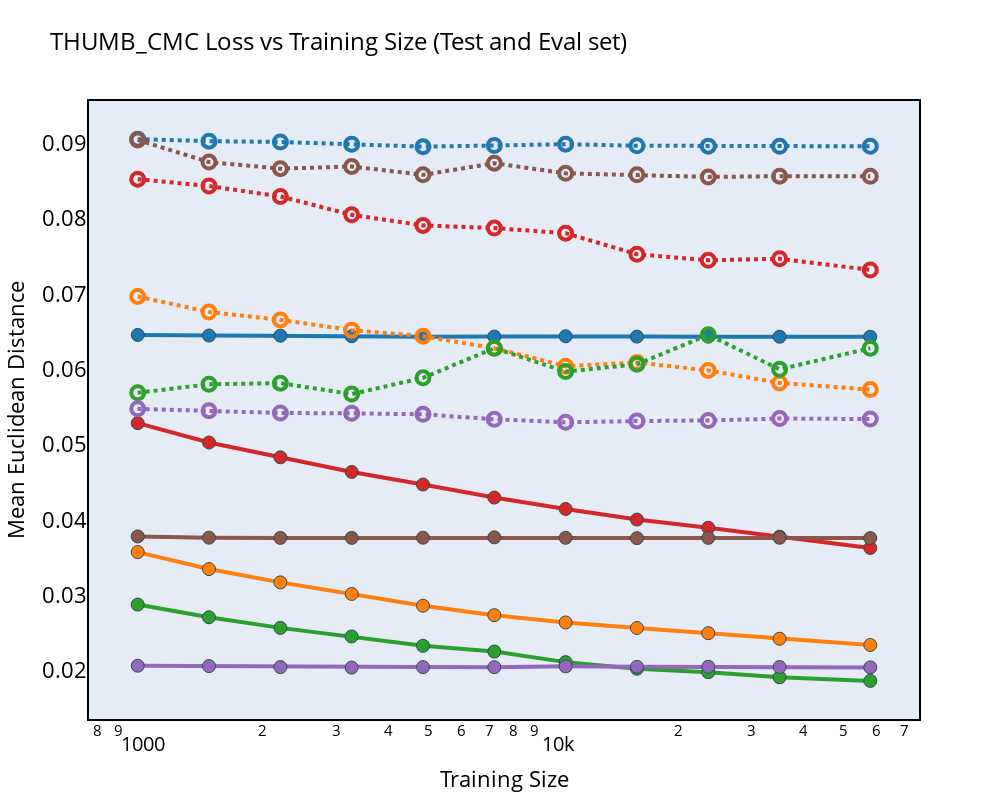

The cell this chart's notebook holds for it:
### Code cell
from plotly.colors import DEFAULT_PLOTLY_COLORS
import plotly.graph_objects as go
color_idx = 0

# PLOT BOTH
fig = go.Figure()
for model, model_data in data_random.items():
    fig.add_trace(
        go.Scatter(
            x=x_values,
            y=model_data["Eval_Error"],
            mode="lines+markers",
            name=model+"_eval",
            line=dict(width=4, dash='dot', color=DEFAULT_PLOTLY_COLORS[color_idx]),
            marker=dict(size=13, color=DEFAULT_PLOTLY_COLORS[color_idx], symbol='circle-open', line=dict(width=4, color=DEFAULT_PLOTLY_COLORS[color_idx]))
        )
    )
    fig.add_trace(
        go.Scatter(
            x=x_values,
            y=model_data["Test_Error"],
            mode="lines+markers",
            name=model+"_test",
            line=dict(width=4, color=DEFAULT_PLOTLY_COLORS[color_idx]),
            marker=dict(size=13, color=DEFAULT_PLOTLY_COLORS[color_idx], line=dict(width=1, color="DarkSlateGrey"))
        )
    )
    color_idx += 1

fig.update_layout(
    title="THUMB_CMC Loss vs Training Size (Test and Eval set)",
    width=1000,
    height=800,
    xaxis_title="Training Size",
    yaxis_title="Mean Euclidean Distance",
    xaxis_type="log",
)
# Draw rectangle as border
fig.add_shape(
    dict(
        type="rect",
        xref="paper",
        yref="paper",
        x0=0,
        y0=0,
        x1=1,
        y1=1,
        line=dict(color="black", width=2),
    )
)
# Remove gridlines
fig.update_xaxes(showgrid=False)
fig.update_yaxes(showgrid=False)

# Make title font bigger
fig.update_layout(title_font_size=24)

# Make text color black
fig.update_layout(font=dict(color="black"))

# Set font to times new roman
# fig.update_layout(font=dict(family="Times New Roman"))
# Increase font of y and x axis
fig.update_xaxes(tickfont=dict(size=20))
fig.update_yaxes(tickfont=dict(size=22))
# Increase font of xaxis_title
fig.update_xaxes(title_font=dict(size=22))
# Increase font of yaxis_title
fig.update_yaxes(title_font=dict(size=22))
# Do not draw legend 
fig.update_layout(showlegend=False)


# Make legend bottom
# fig.update_layout(
#     legend=dict(
#         orientation="h",  # Horizontal orientation
#         yanchor="bottom",  # Anchor to the bottom of the legend
#         y=-0.2,  # Adjust y position to move it slightly below the plot
#         xanchor="center",  # Anchor to the center of the legend
#         x=0.5  # Position the legend in the middle of the x-axis
#     )
# )
# Incraese legend font
fig.update_layout(legend=dict(font=dict(size=18)))
fig.show()

### Figure 1 — Plotly figure (JSON) as saved in the notebook; plotly's stock layout.template omitted (floating-point values rounded to 4 significant figures)
{"data": [{"line": {"color": "rgb(31, 119, 180)", "dash": "dot", "width": 4}, "marker": {"color": "rgb(31, 119, 180)", "line": {"color": "rgb(31, 119, 180)", "width": 4}, "size": 13, "symbol": "circle-open"}, "mode": "lines+markers", "name": "Schemkes_eval", "type": "scatter", "x": [1000, 1484, 2204, 3271, 4856, 7208, 10700, 15883, 23578, 35000, 57837], "y": [0.09058, 0.09031, 0.0902, 0.0899, 0.08958, 0.08973, 0.08991, 0.0897, 0.08965, 0.08962, 0.08963]}, {"line": {"color": "rgb(31, 119, 180)", "width": 4}, "marker": {"color": "rgb(31, 119, 180)", "line": {"color": "DarkSlateGrey", "width": 1}, "size": 13}, "mode": "lines+markers", "name": "Schemkes_test", "type": "scatter", "x": [1000, 1484, 2204, 3271, 4856, 7208, 10700, 15883, 23578, 35000, 57837], "y": [0.06456, 0.06448, 0.06446, 0.06439, 0.06432, 0.06435, 0.06439, 0.06434, 0.06433, 0.06433, 0.06433]}, {"line": {"color": "rgb(255, 127, 14)", "dash": "dot", "width": 4}, "marker": {"color": "rgb(255, 127, 14)", "line": {"color": "rgb(255, 127, 14)", "width": 4}, "size": 13, "symbol": "circle-open"}, "mode": "lines+markers", "name": "RandomForest_eval", "type": "scatter", "x": [1000, 1484, 2204, 3271, 4856, 7208, 10700, 15883, 23578, 35000, 57837], "y": [0.06966, 0.06761, 0.06656, 0.0652, 0.0644, 0.0628, 0.06042, 0.0609, 0.05985, 0.05819, 0.05731]}, {"line": {"color": "rgb(255, 127, 14)", "width": 4}, "marker": {"color": "rgb(255, 127, 14)", "line": {"color": "DarkSlateGrey", "width": 1}, "size": 13}, "mode": "lines+markers", "name": "RandomForest_test", "type": "scatter", "x": [1000, 1484, 2204, 3271, 4856, 7208, 10700, 15883, 23578, 35000, 57837], "y": [0.03571, 0.03346, 0.03169, 0.03015, 0.02859, 0.02733, 0.02636, 0.02562, 0.02494, 0.0242, 0.02337]}, {"line": {"color": "rgb(44, 160, 44)", "dash": "dot", "width": 4}, "marker": {"color": "rgb(44, 160, 44)", "line": {"color": "rgb(44, 160, 44)", "width": 4}, "size": 13, "symbol": "circle-open"}, "mode": "lines+markers", "name": "XGBoost_eval", "type": "scatter", "x": [1000, 1484, 2204, 3271, 4856, 7208, 10700, 15883, 23578, 35000, 57837], "y": [0.05688, 0.05801, 0.05816, 0.0567, 0.05886, 0.0628, 0.05969, 0.06066, 0.06458, 0.06, 0.0628]}, {"line": {"color": "rgb(44, 160, 44)", "width": 4}, "marker": {"color": "rgb(44, 160, 44)", "line": {"color": "DarkSlateGrey", "width": 1}, "size": 13}, "mode": "lines+markers", "name": "XGBoost_test", "type": "scatter", "x": [1000, 1484, 2204, 3271, 4856, 7208, 10700, 15883, 23578, 35000, 57837], "y": [0.02874, 0.02705, 0.02564, 0.0245, 0.02326, 0.0225, 0.02109, 0.02022, 0.01976, 0.01908, 0.0186]}, {"line": {"color": "rgb(214, 39, 40)", "dash": "dot", "width": 4}, "marker": {"color": "rgb(214, 39, 40)", "line": {"color": "rgb(214, 39, 40)", "width": 4}, "size": 13, "symbol": "circle-open"}, "mode": "lines+markers", "name": "KNN_eval", "type": "scatter", "x": [1000, 1484, 2204, 3271, 4856, 7208, 10700, 15883, 23578, 35000, 57837], "y": [0.08526, 0.08435, 0.08296, 0.08052, 0.07911, 0.07876, 0.07808, 0.07529, 0.07448, 0.0747, 0.07319]}, {"line": {"color": "rgb(214, 39, 40)", "width": 4}, "marker": {"color": "rgb(214, 39, 40)", "line": {"color": "DarkSlateGrey", "width": 1}, "size": 13}, "mode": "lines+markers", "name": "KNN_test", "type": "scatter", "x": [1000, 1484, 2204, 3271, 4856, 7208, 10700, 15883, 23578, 35000, 57837], "y": [0.05284, 0.05027, 0.04831, 0.04636, 0.04469, 0.04296, 0.04144, 0.04003, 0.03895, 0.03776, 0.03626]}, {"line": {"color": "rgb(148, 103, 189)", "dash": "dot", "width": 4}, "marker": {"color": "rgb(148, 103, 189)", "line": {"color": "rgb(148, 103, 189)", "width": 4}, "size": 13, "symbol": "circle-open"}, "mode": "lines+markers", "name": "Lasso_eval", "type": "scatter", "x": [1000, 1484, 2204, 3271, 4856, 7208, 10700, 15883, 23578, 35000, 57837], "y": [0.05474, 0.0545, 0.05419, 0.05415, 0.05402, 0.05336, 0.05296, 0.05312, 0.0532, 0.05346, 0.05339]}, {"line": {"color": "rgb(148, 103, 189)", "width": 4}, "marker": {"color": "rgb(148, 103, 189)", "line": {"color": "DarkSlateGrey", "width": 1}, "size": 13}, "mode": "lines+markers", "name": "Lasso_test", "type": "scatter", "x": [1000, 1484, 2204, 3271, 4856, 7208, 10700, 15883, 23578, 35000, 57837], "y": [0.02062, 0.02057, 0.02044, 0.02037, 0.02043, 0.02042, 0.02053, 0.02047, 0.02048, 0.02045, 0.02039]}, {"line": {"color": "rgb(140, 86, 75)", "dash": "dot", "width": 4}, "marker": {"color": "rgb(140, 86, 75)", "line": {"color": "rgb(140, 86, 75)", "width": 4}, "size": 13, "symbol": "circle-open"}, "mode": "lines+markers", "name": "Lasso_no_thumb_eval", "type": "scatter", "x": [1000, 1484, 2204, 3271, 4856, 7208, 10700, 15883, 23578, 35000, 57837], "y": [0.09047, 0.08753, 0.08665, 0.08694, 0.08583, 0.08738, 0.08603, 0.08584, 0.08556, 0.08565, 0.08563]}, {"line": {"color": "rgb(140, 86, 75)", "width": 4}, "marker": {"color": "rgb(140, 86, 75)", "line": {"color": "DarkSlateGrey", "width": 1}, "size": 13}, "mode": "lines+markers", "name": "Lasso_no_thumb_test", "type": "scatter", "x": [1000, 1484, 2204, 3271, 4856, 7208, 10700, 15883, 23578, 35000, 57837], "y": [0.03779, 0.03763, 0.03759, 0.0376, 0.03762, 0.03767, 0.03761, 0.03757, 0.0376, 0.03761, 0.03758]}], "layout": {"font": {"color": "black"}, "height": 800, "legend": {"font": {"size": 18}}, "shapes": [{"line": {"color": "black", "width": 2}, "type": "rect", "x0": 0, "x1": 1, "xref": "paper", "y0": 0, "y1": 1, "yref": "paper"}], "showlegend": false, "title": {"font": {"size": 24}, "text": "THUMB_CMC Loss vs Training Size (Test and Eval set)"}, "width": 1000, "xaxis": {"showgrid": false, "tickfont": {"size": 20}, "title": {"font": {"size": 22}, "text": "Training Size"}, "type": "log"}, "yaxis": {"showgrid": false, "tickfont": {"size": 22}, "title": {"font": {"size": 22}, "text": "Mean Euclidean Distance"}}}}
